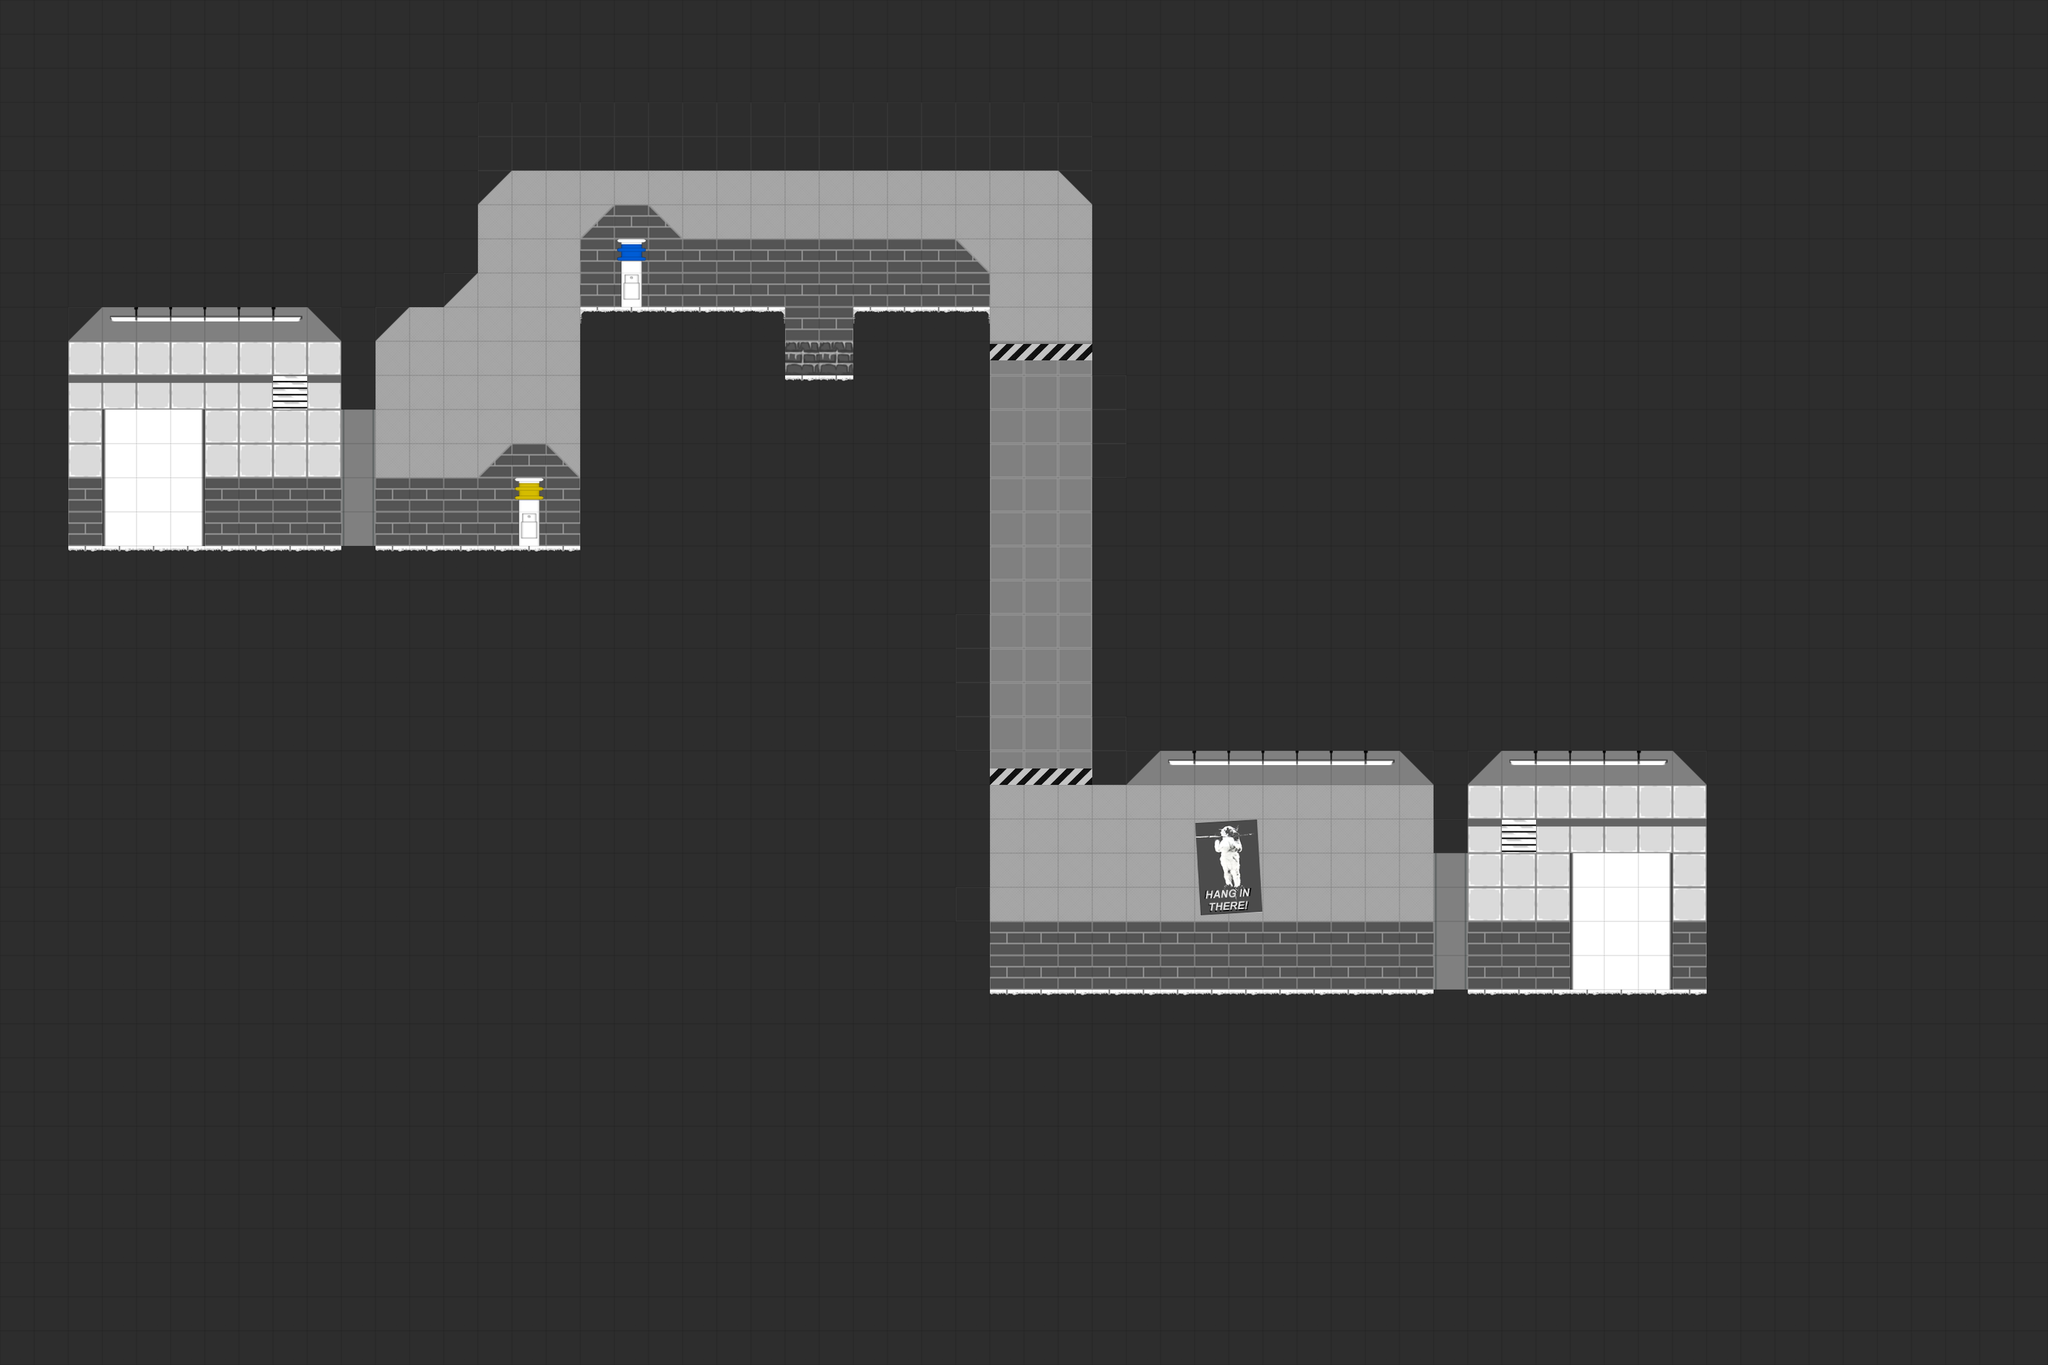

Tiled map render using the project's own tile images. Description and the map definition, with tile-layer contents summarised, below:
An orthogonal 60x40 tile map with 50x50 px tiles, 4 tile layers (Background, Background Transparency, Decorations, Walkable Terrain), 2 tilesets and 7 objects (2x door, start, yellow, blue, box, ...).

<map version="1.0" orientation="orthogonal" renderorder="right-down" width="60" height="40" tilewidth="50" tileheight="50" nextobjectid="8">
 <tileset firstgid="1" name="Test" tilewidth="50" tileheight="50" tilecount="32" columns="16">
  <image source="../images/tileSet/TileSheet.png" width="815" height="101" />
 </tileset>
 <tileset firstgid="33" name="Decorations" tilewidth="50" tileheight="50" tilecount="259" columns="37">
  <image source="../images/tileSet/decorations_spritesheet.png" width="1850" height="350" />
 </tileset>
 <layer name="Background" width="60" height="40">
  <properties>
   <property name="nocollide" value="true" />
   <property name="tileset" value="Test" />
  </properties>
  <data>[2400 cells, 408 non-empty, 10 distinct tile ids]</data>
 </layer>
 <layer name="Background Transparency" width="60" height="40">
  <properties>
   <property name="nocollide" value="true" />
   <property name="tileset" value="Test" />
  </properties>
  <data>[2400 cells, 37 non-empty, 10 distinct tile ids]</data>
 </layer>
 <layer name="Decorations" width="60" height="40">
  <properties>
   <property name="nocollide" value="true" />
   <property name="tileset" value="Decorations" />
  </properties>
  <data>[2400 cells, 27 non-empty, 10 distinct tile ids]</data>
 </layer>
 <layer name="Walkable Terrain" width="60" height="40">
  <properties>
   <property name="tileset" value="Test" />
  </properties>
  <data>[2400 cells, 2039 non-empty, 4 distinct tile ids]</data>
 </layer>
 <objectgroup name="Objects">
  <object id="1" type="start" x="153.333" y="600" width="140" height="201.333" />
  <object id="2" type="door" x="500" y="598.667" width="49.3333" height="201.333" />
  <object id="3" type="yellow" x="753.333" y="698.667" width="40" height="104" />
  <object id="4" type="blue" x="902.667" y="349.333" width="45.3333" height="102.667" />
  <object id="5" type="box" x="1000" y="352" width="98.6667" height="100" />
  <object id="6" type="door" x="2100" y="1250.67" width="45.3333" height="197.333" />
  <object id="7" type="end" x="2302.67" y="1250.67" width="142.667" height="204" />
 </objectgroup>
</map>
